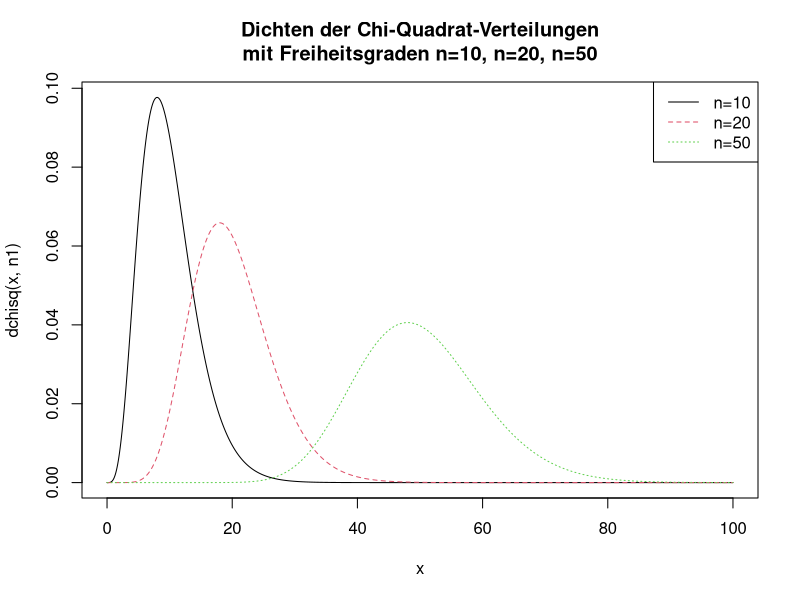
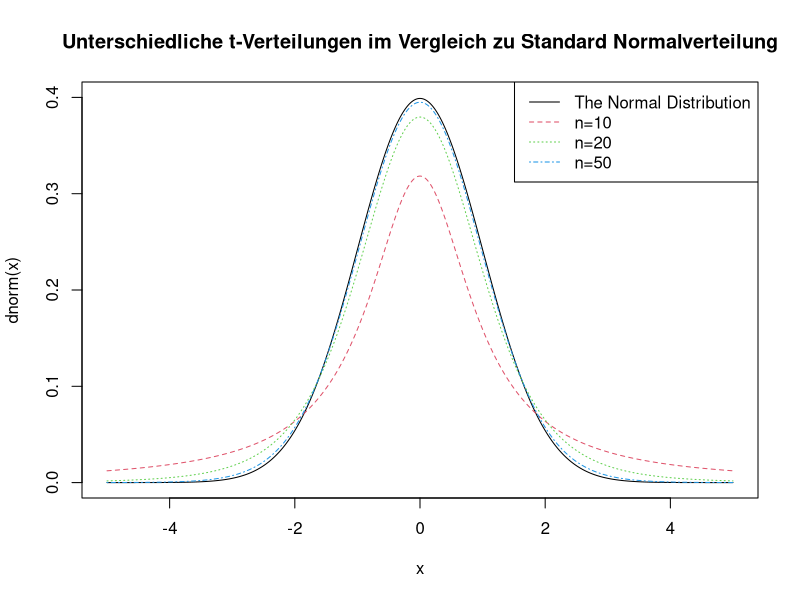
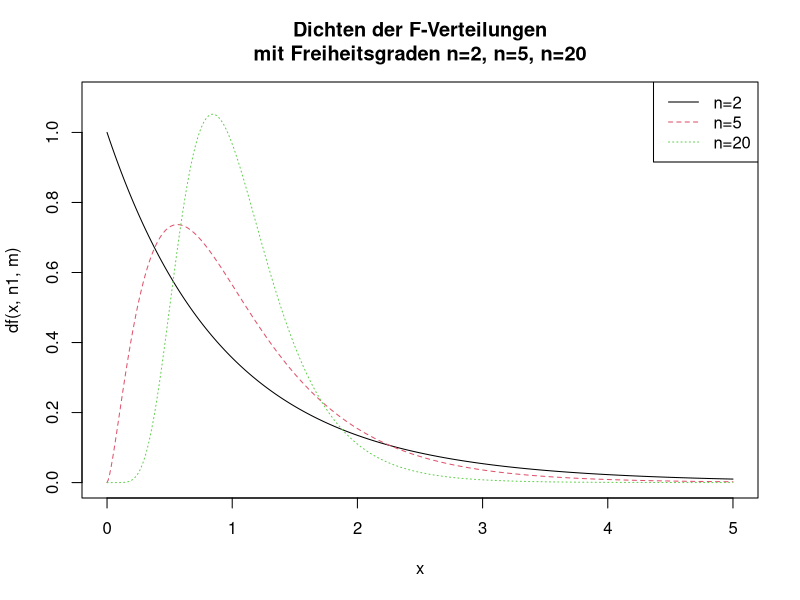

Generate these figures, in order, with R:
# Aufgabe 15
n1 = 10
n2 = 20
n3 = 50
x = seq(0, 100, 0.1)

plot(x, dchisq(x, n1), type='l', lty=1, col=1, main='Dichten der Chi-Quadrat-Verteilungen
mit Freiheitsgraden n=10, n=20, n=50')
lines(x, dchisq(x, n2),  lty=2, col=2)
lines(x, dchisq(x, n3),  lty=3, col=3)
legend('topright', legend=c('n=10', 'n=20', 'n=50'), col=1:3, lty=1:3)





# Aufgabe 16
n1 = 1
n2 = 5
n3 = 25
x = seq(-5, 5, 0.01)

plot(x, ylim=c(0, 0.4),
dnorm(x), type='l', lty=1, col=1, main='Unterschiedliche t-Verteilungen im Vergleich zu Standard Normalverteilung')
lines(x, dt(x, n1),  lty=2, col=2)
lines(x, dt(x, n2),  lty=3, col=3)
lines(x, dt(x, n3),  lty=4, col=4)
legend('topright', legend=c('The Normal Distribution', 'n=10', 'n=20', 'n=50'), col=1:4, lty=1:4)





# Aufgabe 17
n1 = 2
n2 = 5
n3 = 20
m = 30
x = seq(0, 5, 0.01)

plot(x, ylim=c(0, 1.1),
df(x, n1, m), type='l', lty=1, col=1, main='Dichten der F-Verteilungen
mit Freiheitsgraden n=2, n=5, n=20')
lines(x, df(x, n2, m),  lty=2, col=2)
lines(x, df(x, n3, m),  lty=3, col=3)
legend('topright', legend=c('n=2', 'n=5', 'n=20'), col=1:3, lty=1:3)
